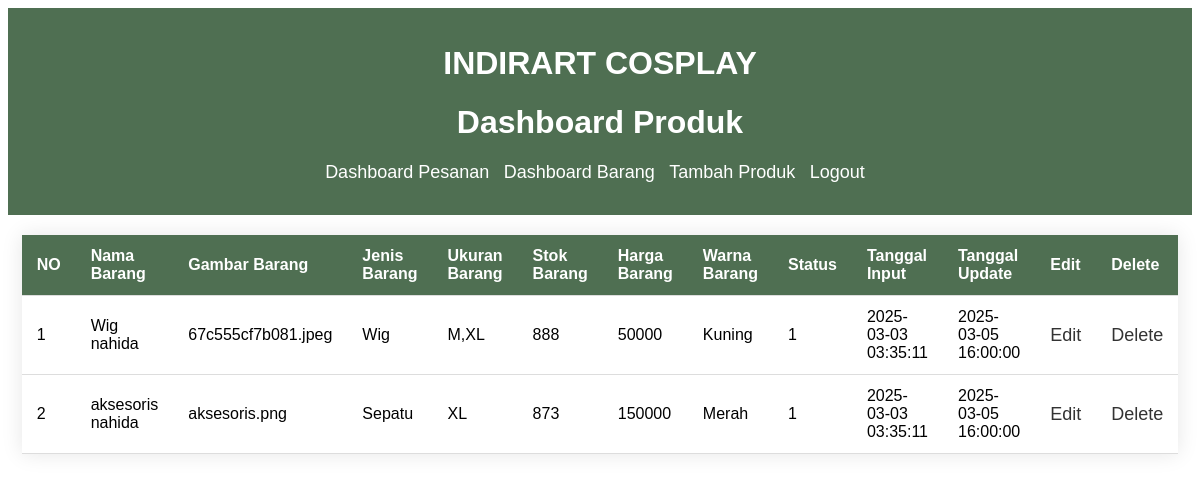
Screenshot of /admin/dashboardProduct.php (signed in) with the database file from the repository.
### tables this page shows
CREATE TABLE `barang` (
  `id_barang` int NOT NULL,
  `nama_barang` varchar(80) NOT NULL,
  `gambar_barang` varchar(150) NOT NULL,
  `jenis_barang` varchar(50) NOT NULL,
  `ukuran_barang` varchar(20) NOT NULL,
  `stok_barang` int NOT NULL,
  `harga_barang` double NOT NULL,
  `status` tinyint(1) NOT NULL DEFAULT '1',
  `tgl_input` timestamp NOT NULL DEFAULT CURRENT_TIMESTAMP,
  `tgl_update` timestamp NOT NULL DEFAULT CURRENT_TIMESTAMP,
  `warna_barang` varchar(100) DEFAULT NULL
);

### app/Dbconfig.php (called while the page is built, shortened)
<?php
class Database
{
    private $host       = "localhost";
    private $username   = "root";
    private $pass       = "";
    private $db_name    = "db_human";
    protected function __construct()
    {
        return $this->db = mysqli_connect($this->host, $this->username, $this->pass, $this->db_name);
    }
}

### app/Transaksi.php (called while the page is built, shortened)
<?php
require_once 'Dbconfig.php';
class Transaksi extends DB\Database
{
    function getAllProduct()
    {
        $sql = "SELECT * FROM barang";
        $query = mysqli_query($this->db, $sql);
        while ($data = mysqli_fetch_array($query)) {
            $transaksi[] = $data;
        }
        return $transaksi ?? '';
    }
}

### admin/dashboardProduct.php (the view, shortened to what this page needs)
<!DOCTYPE html>
<html lang="en">
<head>
    <link rel="stylesheet" href="../css/dashboardAdmin.css">
    <?php
    require '../app/Transaksi.php';
    $trans = new Transaksi();
    ?>
</head>
<body>
<header>
<h1 style="color: white;">INDIRART COSPLAY</h1>
<h1 style="color: white;">Dashboard Produk</h1>
        <ul style="list-style-type: none; padding: 0;">
    <li style="display: inline; margin-right: 10px;">  <a href="dashboard.php" style="color: white;">Dashboard Pesanan</a></li>
    <li style="display: inline; margin-right: 10px;">  <a href="dashboardProduct.php" style="color: white;">Dashboard Barang</a></li>
    <li style="display: inline; margin-right: 10px;">  <a href="tambah_produk.php" style="color: white;">Tambah Produk</a></li>
    <li style="display: inline; margin-right: 10px;">   <a href="../index.php" style="color: white;">Logout</a></li>
</ul>
    </header>
    <table>
        <thead>
            <tr>
                <th>NO</th>
                <th>Nama Barang</th>
                <th>Gambar Barang</th>
                <th>Jenis Barang</th>
                <th>Ukuran Barang</th>
                <th>Stok Barang</th>
                <th>Harga Barang</th>
                <th>Warna Barang</th>
                <th>Status</th>
                <th>Tanggal Input</th>
                <th>Tanggal Update</th>
                <th>Edit</th>
                <th>Delete</th>
            </tr>
        </thead>
        <tbody>
            <?php
            $data_trans = $trans->getAllProduct();
            if ($data_trans) {
                $no = 0;
                foreach ($data_trans as $data) {
                    $no++;
                    echo '<tr>
                        <td>' . $no . '</td>
                        <td>' . $data['nama_barang'] . '</td>
                        <td>' . $data['gambar_barang'] . '</td>
                        <td>' . $data['jenis_barang'] . '</td>
                        <td>' . $data['ukuran_barang'] . '</td>
                        <td>' . $data['stok_barang'] . '</td>
                        <td>' . $data['harga_barang'] . '</td>
                        <td>' . $data['warna_barang'] . '</td>
                        <td>' . $data['status'] . '</td>
                        <td>' . $data['tgl_input'] . '</td>
                        <td>' . $data['tgl_update'] . '</td>
                        <td><a href="edit_produk.php?id_barang='.$data['id_barang']. '">Edit</a></td>
                        <td><a href="delete_produk.php?id_barang='.$data['id_barang']. '" onclick="return confirm("yakin?")">Delete</a></td>
                    </tr>';
                }
            } else {
                echo '<tr><td colspan="8">No data</td></tr>';
            }
            ?>
        </tbody>
    </table>
</body>
</html>

### css/dashboardAdmin.css (style rules this page uses)
body { font-family: Arial, sans-serif; background-color: #fff; margin: 3; padding: 0; }
header { background-color: #4F6F52; color: #fff; padding: 1em; text-align: center; }
table { width: 80%; margin: 20px auto; border-collapse: collapse; box-shadow: 0 0 20px rgba(0, 0, 0, 0.1); background-color: #fff; }
th, td { padding: 12px 15px; text-align: left; border-bottom: 1px solid #ddd; }
th { background-color: #4F6F52; color: #fff; }
a { text-decoration: none; color: #3498db; }

### admin/dashboardProduct.php (style rules this page uses)
a { color: #333; font-size: 18px; }

### rows the page displays
barang: nama_barang "Wig nahida", gambar_barang "67c555cf7b081.jpeg", jenis_barang "Wig", ukuran_barang "M,XL", stok_barang "888", harga_barang "50000", warna_barang "Kuning", status "1", tgl_input "2025-03-03 03:35:11", tgl_update "2025-03-05 16:00:00"
barang: nama_barang "aksesoris nahida", gambar_barang "aksesoris.png", jenis_barang "Sepatu", ukuran_barang "XL", stok_barang "873", harga_barang "150000", warna_barang "Merah", status "1", tgl_input "2025-03-03 03:35:11", tgl_update "2025-03-05 16:00:00"
